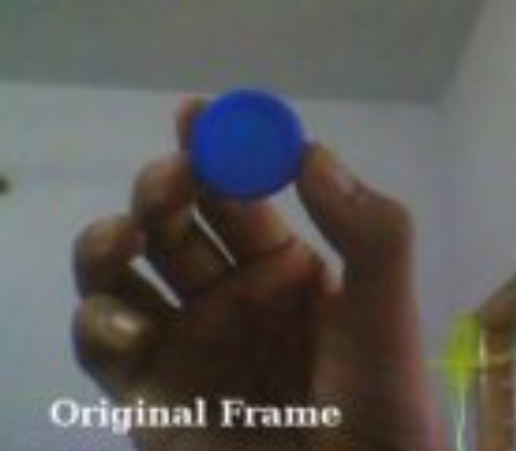
#> input picture assets/cap.png, 516 x 451 px
$ python bgr_histogram.py assets/cap.png
#> lines starting #> are read from the running program, lines starting #| are printed output that depends on the picture
### image_io.py
"""图片读取，以及 IMG_PATH 配置解析。

单独成模块的原因：cv2.imread 在中文路径下会失败，而本项目目录正好是中文路径，
所以统一走 np.fromfile + imdecode；两个直方图脚本和主程序都复用这里的函数。
"""

from __future__ import annotations

import os

import cv2
import numpy as np
from dotenv import load_dotenv

# 项目根目录（本文件所在目录），用于把相对路径解析成绝对路径
PROJECT_DIR = os.path.dirname(os.path.abspath(__file__))

# 自动补全后缀时按这个顺序找（.JPG 等大写写法靠大小写不敏感匹配覆盖）
IMAGE_EXTENSIONS = (".png", ".jpg", ".jpeg", ".bmp", ".webp", ".tif", ".tiff")


# [42 lines left out: functions _find_case_insensitive, _search_by_name, list_available_images, not called in this run]


def resolve_image_path(path: str) -> str:
    """把用户给的图片路径解析成实际存在的文件，支持省略后缀。

    按下面的顺序尝试，命中即返回（所以写全路径时行为与以前完全一致）：
        1. 原样返回（路径存在）
        2. 依次补上 IMAGE_EXTENSIONS 里的后缀
        3. 同目录、同目录的子目录里按名字找（忽略大小写，覆盖 .JPG / .PNG）
        4. 项目目录整体搜一遍（忽略大小写）

    例：IMG_PATH = "assets/cap" 能找到 assets/cap.png；
        IMG_PATH = "flowers" 能找到 assets/flowers.PNG。
    """
    given = path if os.path.isabs(path) else os.path.join(PROJECT_DIR, path)

    # 1. 原样（写全了就走这条，不改变原有行为）
    if os.path.isfile(given):
        return given

    # 2. 补后缀
    for ext in IMAGE_EXTENSIONS:
        candidate = given + ext
        if os.path.isfile(candidate):
            return candidate

    # 3. 去掉已有后缀，按文件名匹配（忽略大小写）
    directory = os.path.dirname(given) or PROJECT_DIR
    if os.path.isdir(directory):
        stem = os.path.splitext(os.path.basename(given))[0]
        for exact_name in (os.path.basename(given), stem):
            hit = _find_case_insensitive(directory, exact_name)
            if hit:
                return hit
        hit = _search_by_name(directory, stem, recursive=True)
        if hit:
            return hit

    # 4. 整个项目里搜一遍（这样只写 "cap" 也能找到 assets/cap.png）
    hit = _search_by_name(PROJECT_DIR, os.path.splitext(os.path.basename(given))[0],
                          recursive=True)
    if hit:
        return hit

    available = list_available_images()
    hint = f"；可用图片：{', '.join(available)}" if available else ""
    raise FileNotFoundError(f"找不到图片 -> {given}{hint}")


def get_image_path(cli_path: str | None = None) -> str:
    """确定要处理的图片：命令行参数优先，其次 .env 里的 IMG_PATH。

    返回绝对路径；路径可以省略图片后缀，找不到时抛 FileNotFoundError。
    """
    if cli_path:
        raw = cli_path
    else:
        load_dotenv(os.path.join(PROJECT_DIR, ".env"))
        # .env 里可能写成 IMG_PATH = "assets/xxx.png"，所以要把引号去掉
        raw = os.getenv("IMG_PATH", "").strip().strip('"').strip("'")

    if not raw:
        raise FileNotFoundError("未指定图片：请传入 --image，或在 .env 中设置 IMG_PATH")

    return resolve_image_path(raw)


def load_image(path: str):
    """读取图片，支持中文路径。读取失败返回 None。"""
#> called with path = 'assets/cap.png'
    if not path or not os.path.isfile(path):
        return None
    data = np.fromfile(path, dtype=np.uint8)
    if data.size == 0:
        return None
    return cv2.imdecode(data, cv2.IMREAD_COLOR)
#> returned value is the input picture: shape (451, 516, 3); mean B, G, R 87.8, 90.3, 92.1

### bgr_histogram.py
"""BGR 三通道直方图：看一张图里各通道的灰度分布，方便决定阈值区间。

图片路径同样取 .env 的 IMG_PATH（也可以用命令行第一个参数覆盖）。
"""

import os
import sys

import cv2
import matplotlib.pyplot as plt

from image_io import get_image_path, load_image


def plot_bgr_histogram(image, title: str = "BGR Color Histogram") -> None:
    """画出 B / G / R 三个通道的直方图（OpenCV 的通道顺序是 BGR）。"""
#> called with title = 'cap.png'
    plt.figure()
    plt.title(title)
    plt.xlabel("Bins")
    plt.ylabel("Number of Pixels")

    for index, channel_color in enumerate(("b", "g", "r")):
        histogram = cv2.calcHist([image], [index], None, [256], [0, 256])
        plt.plot(histogram, color=channel_color)
        plt.xlim([0, 256])

    plt.show()
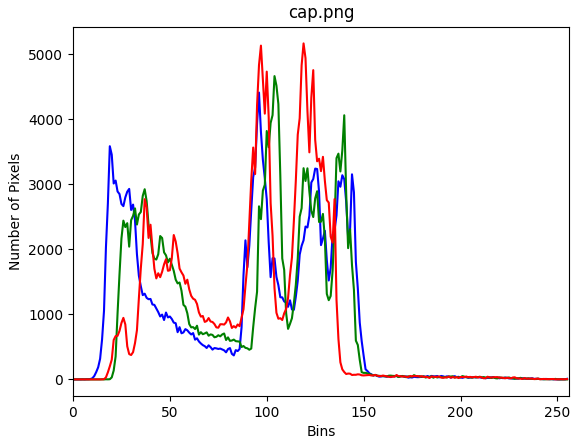
#> figure drawn by matplotlib, 1 panel; curve peaks at x = 96, y = 4410; curve peaks at x = 104, y = 4663; curve peaks at x = 119, y = 5166


def main() -> int:
    cli_path = sys.argv[1] if len(sys.argv) > 1 else None
    path = get_image_path(cli_path)
    image = load_image(path)
    if image is None:
        sys.exit(f"错误：无法读取图像，请检查路径是否正确 -> {path}")

    plot_bgr_histogram(image, os.path.basename(path))
    return 0


if __name__ == "__main__":
    raise SystemExit(main())
#> (the program exits here)
